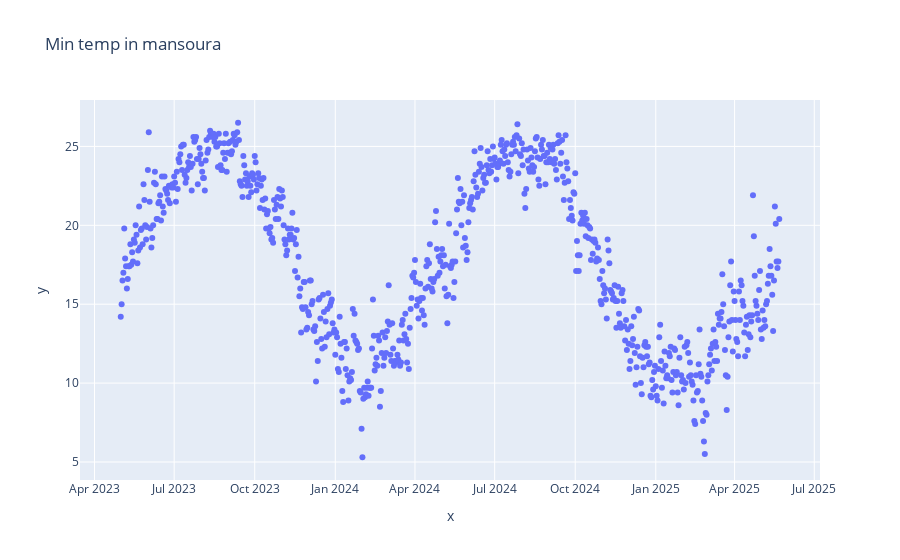

Here is the notebook cell this chart was saved with:
### Code cell
fig=px.scatter(x=df['datetime'],y=df['tempmin'],title="Min temp in mansoura")
fig.show()

### Figure 1 — Plotly figure (JSON) as saved in the notebook; plotly's stock layout.template omitted (floating-point values rounded to 4 significant figures; data arrays with more than 128 entries replaced by an {"elided": "..."} marker saying what was removed)
{"data": [{"hovertemplate": "x=%{x}<br>y=%{y}<extra></extra>", "legendgroup": "", "marker": {"color": "#636efa", "symbol": "circle"}, "mode": "markers", "name": "", "orientation": "v", "showlegend": false, "type": "scatter", "x": {"elided": "753 str values"}, "xaxis": "x", "y": {"elided": "753 float values"}, "yaxis": "y"}], "layout": {"autosize": true, "legend": {"tracegroupgap": 0}, "title": {"text": "Min temp in mansoura"}, "xaxis": {"anchor": "y", "autorange": true, "domain": [0, 1], "range": ["2023-03-16 11:56:14.0371", "2025-07-06 12:03:45.9629"], "title": {"text": "x"}, "type": "date"}, "yaxis": {"anchor": "x", "autorange": true, "domain": [0, 1], "range": [3.55, 28.25], "title": {"text": "y"}, "type": "linear"}}}
